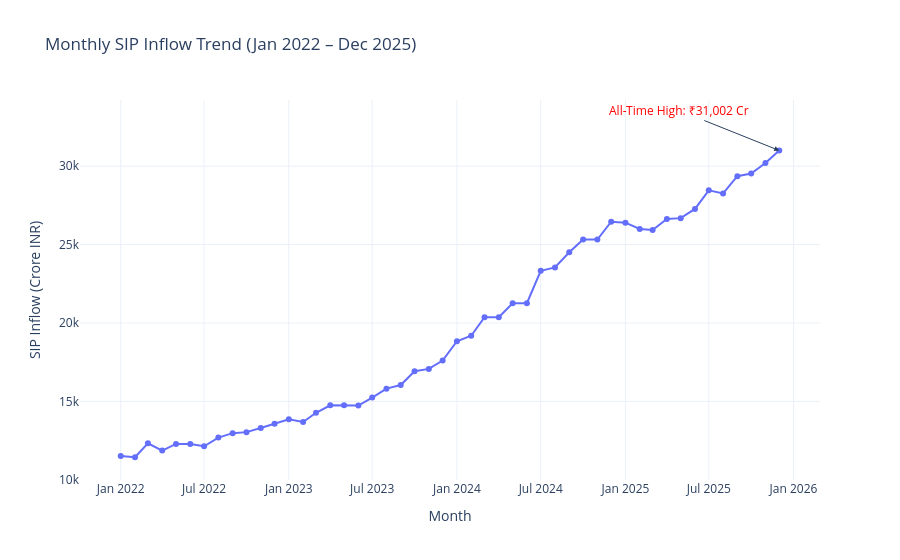

Notebook cell for this chart:
### Markdown cell above
## 4. SIP Inflow Analysis
### Chart 4: SIP Inflow Time-Series - Plotly (Interactive)
Tracking monthly SIP inflows (Jan 2022 – Dec 2025) and annotating the all-time high of ₹31,002 Cr in Dec 2025.

### Code cell
# Build plotly time-series
fig_sip = px.line(
    monthly_sip_inflows, 
    x='month', 
    y='sip_inflow_crore', 
    title='Monthly SIP Inflow Trend (Jan 2022 – Dec 2025)',
    labels={'month': 'Month', 'sip_inflow_crore': 'SIP Inflow (Crore INR)'},
    markers=True
)

# Annotate all-time high (Dec 2025)
fig_sip.add_annotation(
    x="2025-12", 
    y=31002,
    text="All-Time High: ₹31,002 Cr",
    showarrow=True,
    arrowhead=2,
    ax=-100,
    ay=-40,
    font=dict(size=12, color="red")
)

fig_sip.update_layout(template='plotly_white')
fig_sip.show()

### Figure 1 — Plotly figure (JSON) as saved in the notebook; plotly's stock layout.template omitted (floating-point values rounded to 4 significant figures)
{"data": [{"hovertemplate": "Month=%{x}<br>SIP Inflow (Crore INR)=%{y}<extra></extra>", "legendgroup": "", "line": {"color": "#636efa", "dash": "solid"}, "marker": {"symbol": "circle"}, "mode": "lines+markers", "name": "", "orientation": "v", "showlegend": false, "type": "scatter", "x": ["2022-01", "2022-02", "2022-03", "2022-04", "2022-05", "2022-06", "2022-07", "2022-08", "2022-09", "2022-10", "2022-11", "2022-12", "2023-01", "2023-02", "2023-03", "2023-04", "2023-05", "2023-06", "2023-07", "2023-08", "2023-09", "2023-10", "2023-11", "2023-12", "2024-01", "2024-02", "2024-03", "2024-04", "2024-05", "2024-06", "2024-07", "2024-08", "2024-09", "2024-10", "2024-11", "2024-12", "2025-01", "2025-02", "2025-03", "2025-04", "2025-05", "2025-06", "2025-07", "2025-08", "2025-09", "2025-10", "2025-11", "2025-12"], "xaxis": "x", "y": [11517, 11438, 12328, 11863, 12286, 12276, 12140, 12694, 12976, 13040, 13306, 13573, 13856, 13687, 14276, 14749, 14749, 14734, 15245, 15814, 16042, 16928, 17073, 17610, 18838, 19187, 20371, 20371, 21262, 21262, 23332, 23547, 24509, 25323, 25320, 26459, 26400, 25999, 25926, 26632, 26688, 27274, 28464, 28265, 29361, 29529, 30200, 31002], "yaxis": "y"}], "layout": {"annotations": [{"arrowhead": 2, "ax": -100, "ay": -40, "font": {"color": "red", "size": 12}, "showarrow": true, "text": "All-Time High: ₹31,002 Cr", "x": "2025-12", "y": 31002}], "legend": {"tracegroupgap": 0}, "title": {"text": "Monthly SIP Inflow Trend (Jan 2022 – Dec 2025)"}, "xaxis": {"anchor": "y", "domain": [0.0, 1.0], "title": {"text": "Month"}}, "yaxis": {"anchor": "x", "domain": [0.0, 1.0], "title": {"text": "SIP Inflow (Crore INR)"}}}}
